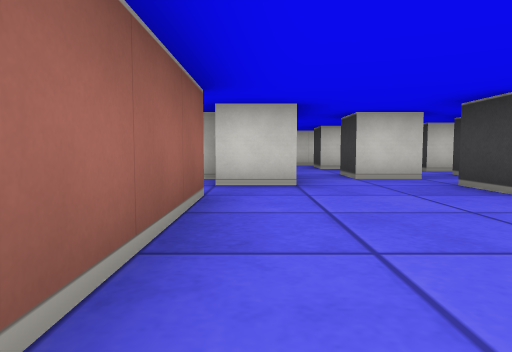
View 1 (above)

23 first-person views from a walk through a cub3D maze. The camera is about half as high as the walls, tilts 4° down and sees 70° across. The floor is counted in squares. Each view is taken from the middle of a square. On the plan, view 1 faces up. The plan holds only what a view shows up to about 9 squares ahead; the rest is blank.

View 2
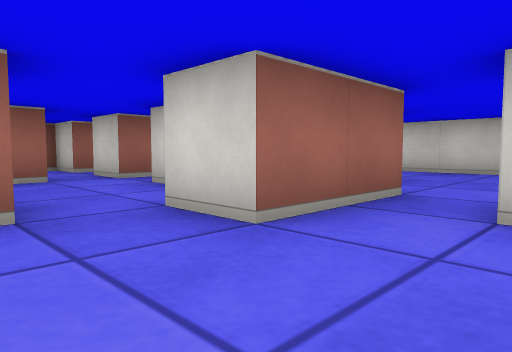

View 3
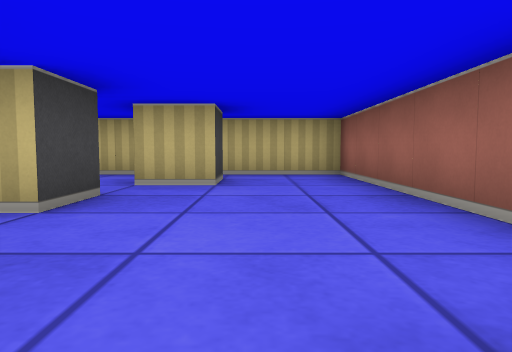

View 4
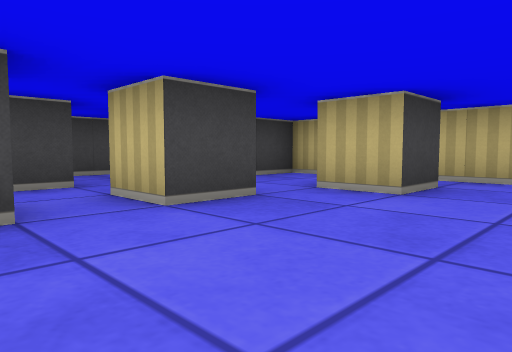

View 5
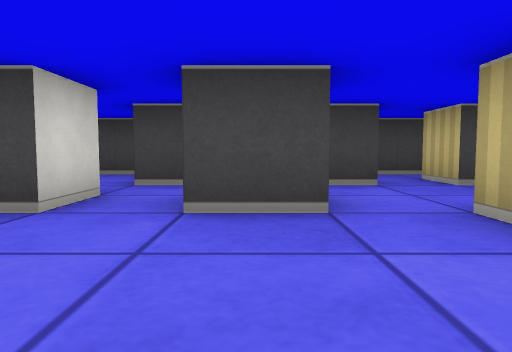

View 6
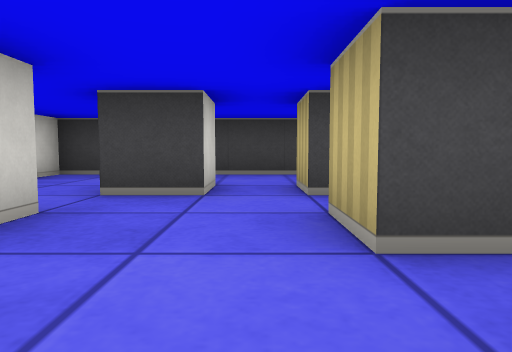

View 7
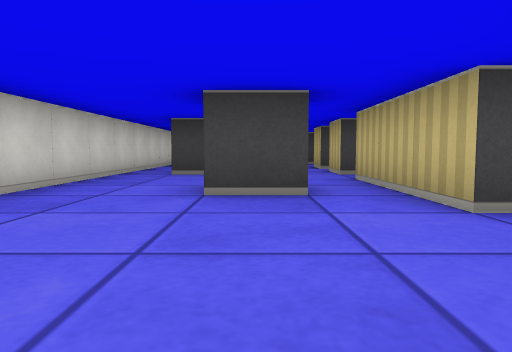

View 8
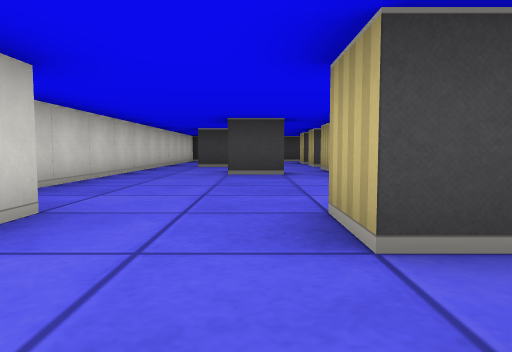

View 9
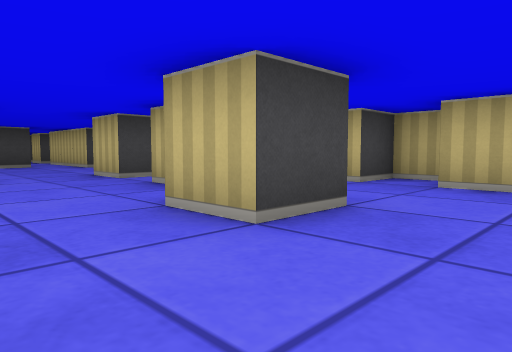

View 10
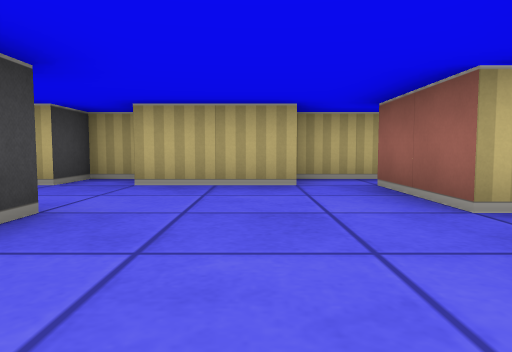

View 11
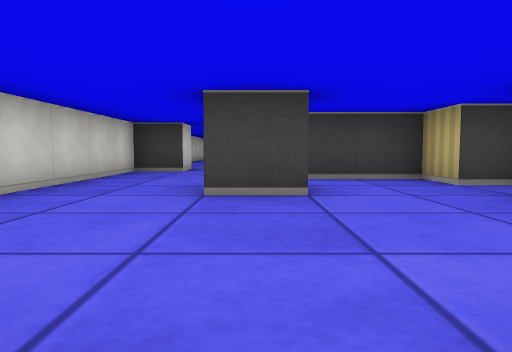

View 12
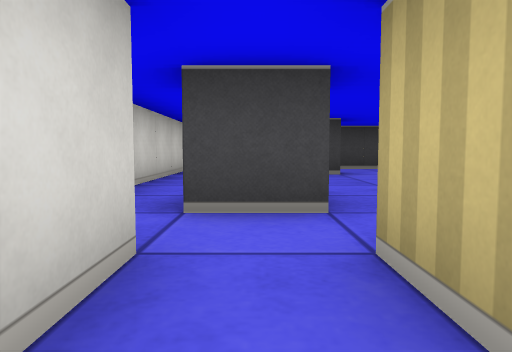

View 13
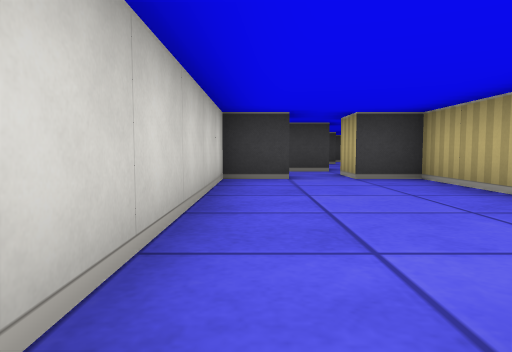

View 14
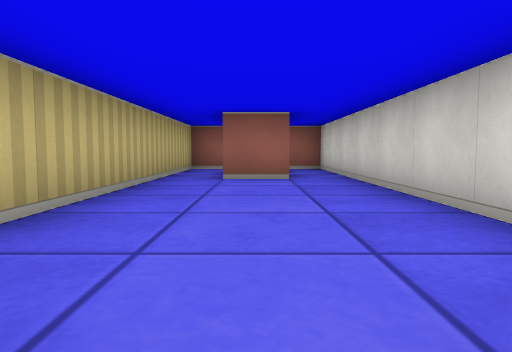

View 15
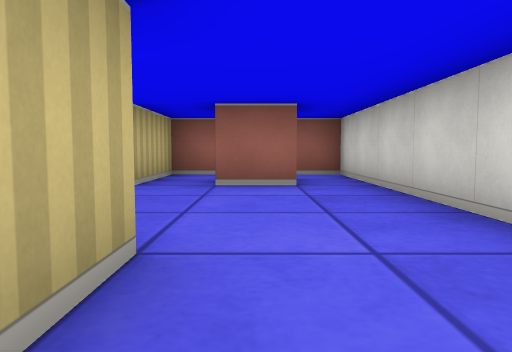

View 16
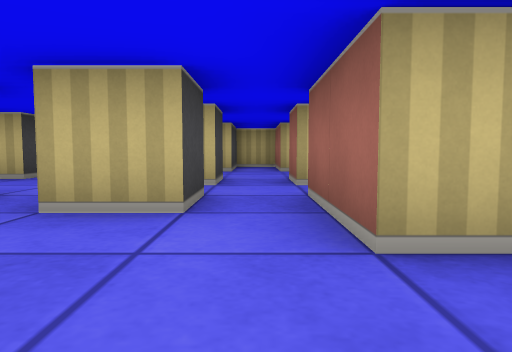

View 17
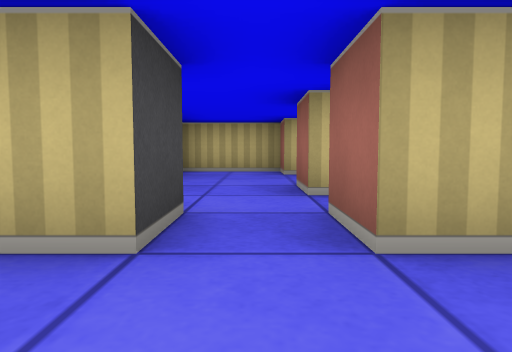

View 18
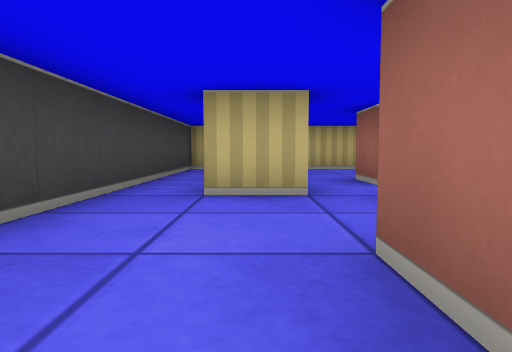

View 19
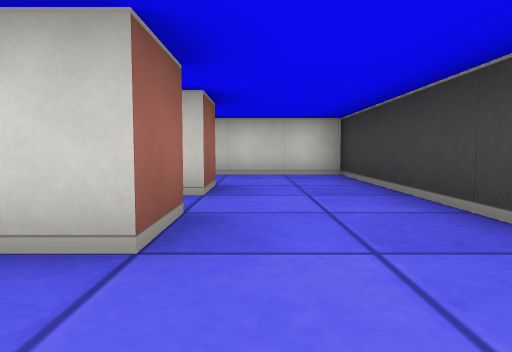

View 20
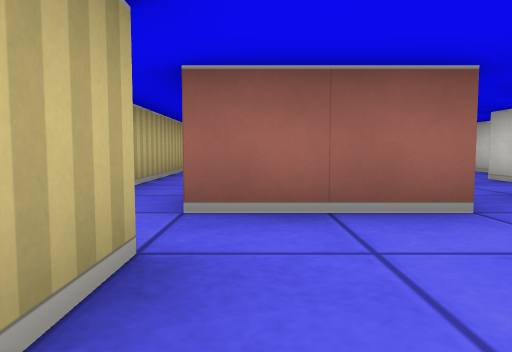

View 21
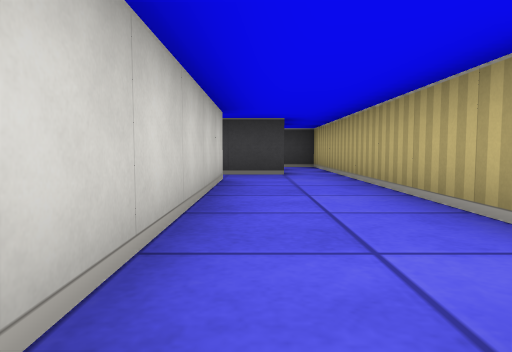

View 22
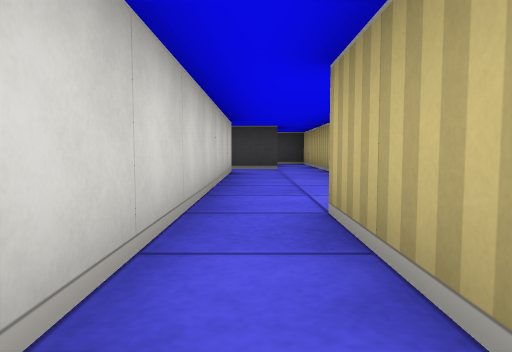

View 23
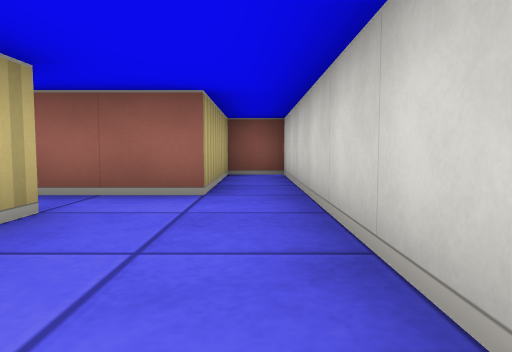

### Floor plan
Points are (right, up) in squares from view 1. A wall is a line through its corners. A room is listed if a view was taken in it or the views show most of it. See-through windows are left out.
Room 1 (views 1, 2, 3, 4, 5, 6, 7, 16, 17, 18, 19)
walls: (-0.5, 5.5) (-2.5, 5.5) (-2.5, 6.5) (0.5, 6.5) (0.5, 4.5) (-0.5, 4.5); (2.6, 5.5) (1.5, 5.5) (1.5, 6.5) (2.5, 6.5); (-0.5, 3.6) (-0.5, -1.5) (4.5, -1.5) (4.5, -0.5) (5.5, -0.5); (3.5, 3.5) (2.5, 3.5) (2.5, 4.5); (3.5, 6.5) (4.5, 6.5) (4.5, 5.5) (3.9, 5.5); (-1.6, 3.5) (-1.1, 3.5); (-1.5, 7.4) (-1.5, 8.5); (2.5, 8.5) (1.5, 8.5) (1.5, 9.5); (2.5, 1.4) (2.5, 2.5) (3.5, 2.5) (3.5, 1.5); (4.5, 2.4) (4.5, 3.5) (5.5, 3.5); (-3.5, 5.5) (-4.5, 5.5) (-4.5, 6.5) (-3.5, 6.5) (-3.5, 5.5); (4.5, 8.5) (4.5, 7.5) (3.5, 7.5) (3.5, 8.5); (1.5, -0.6) (1.5, 0.5) (2.5, 0.5); (-4.5, 3.5) (-4.5, 4.5) (-3.5, 4.5) (-3.5, 3.5); (4.5, 0.4) (4.5, 1.1); (-5.5, 4.5) (-5.5, 3.5); (-5.5, 7.5) (-5.5, 5.5); (-4.5, 0.1) (-4.5, 1.5) (-3.5, 1.5) (-3.5, 0.5) (-1.5, 0.5); (-5.5, 1.5) (-5.5, 0.2); (6.5, -1.5) (6.5, 10.5) (-3.9, 10.5)
ways out: opening at (-6, 8.5) to room 2; opening at (-6, 2.5)
Room 2 (views 8, 9, 10, 11, 15, 20)
walls: (-10.5, 7.4) (-10.5, 8.5) (-9.5, 8.5); (-13.5, 9.5) (-13.5, 8.5); (-12.5, 5.5) (-10.5, 5.5); (-14.5, 8.4) (-14.5, 9.5); (-10.2, 4.5) (-9.5, 4.5) (-9.5, 5.5) (-8.5, 5.5) (-8.5, 7.2); (-13.5, 4.5) (-12.5, 4.5); (-15.5, 8.5) (-15.5, 7.5) (-13.5, 7.5) (-13.5, 5.5); (-6.5, 6.9) (-6.5, 7.5) (-5.5, 7.5); (-5.5, 9.5) (-6.5, 9.5) (-6.5, 10.5) (-15.5, 10.5) (-15.5, 9.5)
ways out: opening at (-6, 8.5) to room 1; opening at (-16, 9) to room 3; opening at (-13, 5) to room 5
Room 3 (views 12, 14)
walls: (-21.5, 9.6) (-21.5, 8.5); (-15.5, 9.5) (-16.5, 9.5) (-16.5, 10.5) (-21.5, 10.5); (-23.5, 7.5) (-16.5, 7.5) (-16.5, 8.5) (-15.5, 8.5)
ways out: opening at (-16, 9) to room 2; opening at (-22.5, 10) to room 4; opening at (-22.5, 8)
Room 4 (view 13)
walls: (-21.5, 10.5) (-24.5, 10.5) (-24.5, 9.8)
ways out: opening at (-22.5, 10) to room 3
Room 5 (views 21, 22, 23)
walls: (-20.5, 4.5) (-13.5, 4.5); (-16.5, 6.5) (-24.5, 6.5) (-24.5, 5.5) (-21.5, 5.5) (-21.5, 3.9); (-15.5, 5.4) (-15.5, 6.6)
ways out: opening at (-13, 5) to room 2; opening at (-21, 4)

Where each view was taken, in squares from view 1:
view 1: 0 up, 0 right, facing up
view 2: 3 up, 2 right, facing up-left
view 3: 5 up, 1 right, facing down
view 4: 4 up, 0 right, facing down-right
view 5: 2 up, 0 right, facing right
view 6: 7 up, 0 right, facing right
view 7: 8 up, 5 left, facing right
view 8: 8 up, 8 left, facing right
view 9: 10 up, 12 left, facing down-right
view 10: 10 up, 12 left, facing down
view 11: 8 up, 14 left, facing right
view 12: 9 up, 17 left, facing right
view 13: 10 up, 22 left, facing right
view 14: 9 up, 16 left, facing left
view 15: 9 up, 9 left, facing left
view 16: 9 up, 5 left, facing down
view 17: 8 up, 3 left, facing down
view 18: 7 up, 5 right, facing down
view 19: 4 up, 5 right, facing up
view 20: 6 up, 11 left, facing left
view 21: 6 up, 22 left, facing right
view 22: 6 up, 24 left, facing right
view 23: 6 up, 18 left, facing left
